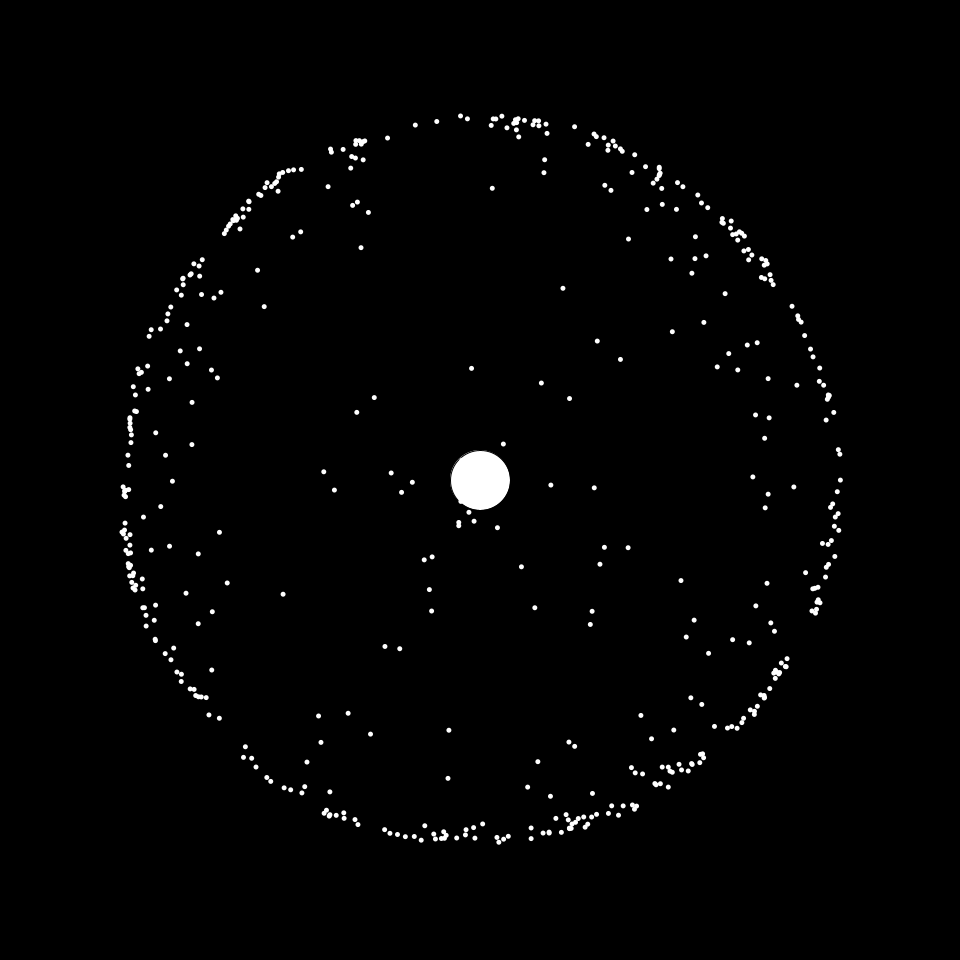
Frame 1 (no input)
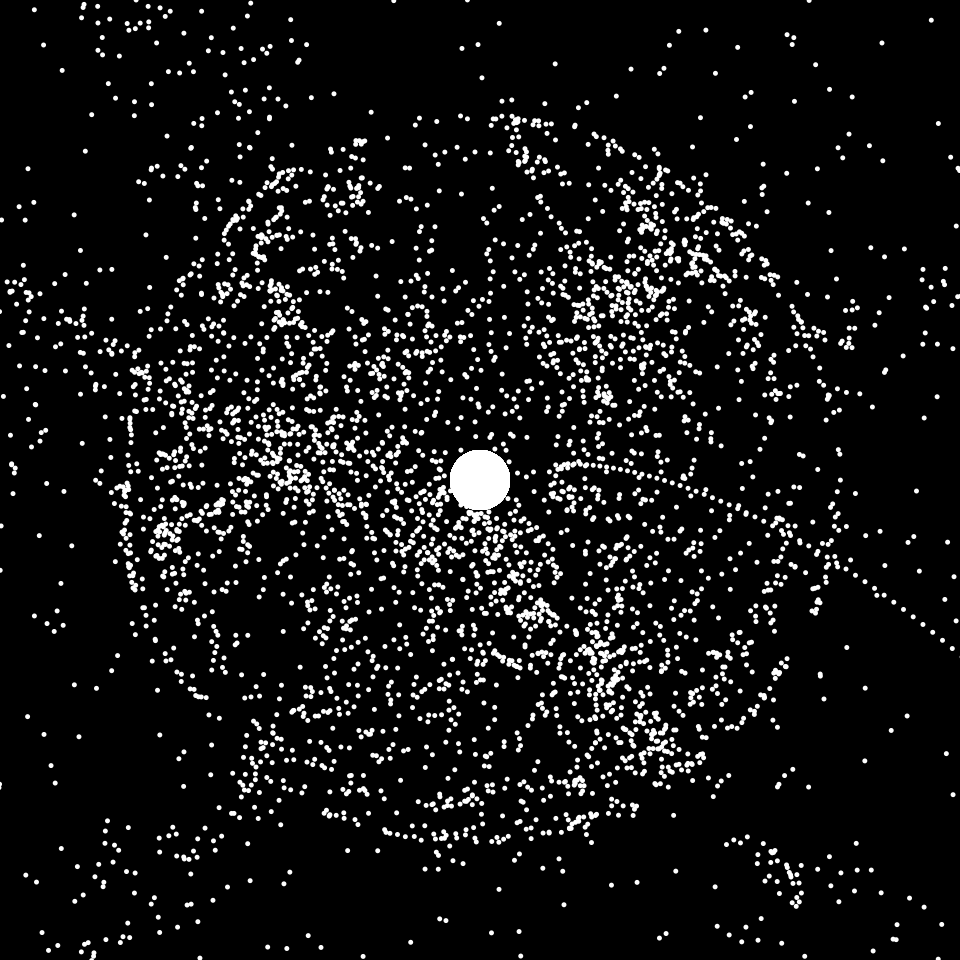
Frame 60 (the mouse pressed at the canvas centre just before this capture)
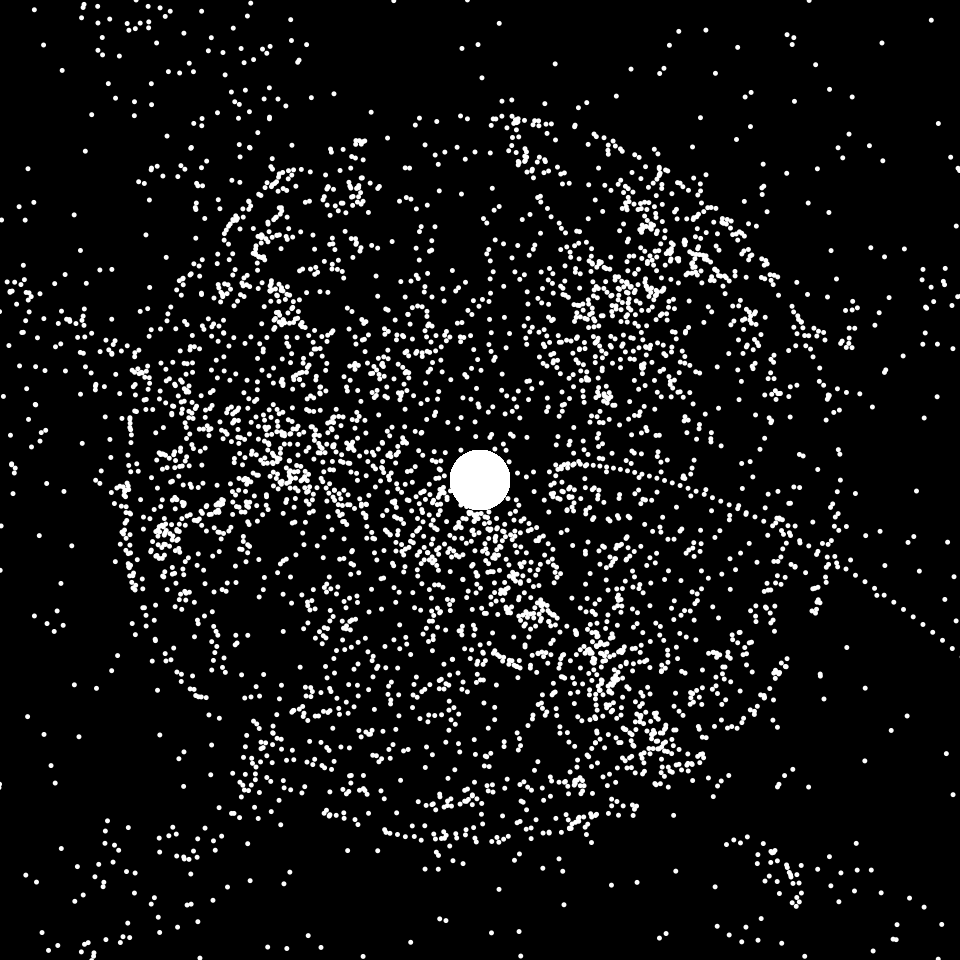
Frame 120 (the mouse held since frame 60 and released just before this capture)

The Processing sketch that drew these frames (run headless with seeded random() and noise(); from frame 60 on, the mouse is pressed at the canvas centre):

// Processing sketch: midterm_test6_1_2
// ── midterm_test6_1_2.pde
ArrayList<Dot> dots = new ArrayList<Dot>();
Attractor a;

float angle;
float r;

void setup() {
  size(960, 960);
  background(0);
  frameRate(5);

  for (int i=0; i<500; i++) {
    dots.add(new Dot(width/2, height/2, 5));
  }

  a = new Attractor (width/2, height/2, 60);
}

void draw() {
  a.display();
  
  for (Dot d : dots) {
    for (Dot otherd : dots){
      d.attract(otherd);
    }
    
    d.applyForce(a.attractionForce(d));
    d.update();
    //d.checkEdges();
    d.display();
  }
}

// ── Attractor.pde
class Attractor {
  float mass;
  PVector pos;

  Attractor(float x, float y, float _mass) {
    pos = new PVector (x, y);
    mass = _mass;
  }

  PVector attractionForce(Dot d) {
    PVector force = PVector.sub(pos, d.pos);
    float distance = force.mag();
    force.normalize();
    float g = 1;
    distance *= distance;
    //distance = constrain(distance, 5, 50);
    if (distance<2) {
      float forceMag = ( (mass * d.mass)/distance );
      force.mult(-forceMag/2);
    }
    return force;
  }

  void display() {
    fill(255);
    ellipse(pos.x, pos.y, 60, 60);
  }
}

// ── Dot.pde
class Dot {
  PVector pos, vel, acc;
  float mass;

  Dot(float x, float y, float m) {
    x = cos(angle)*r;
    y = sin(angle)*r;
    mass = m;
    r = 1.0*randomGaussian() + (width/2-100)*(1.0-pow(random(1.0), 7.0));
    angle = random(TWO_PI);

    pos = new PVector(x, y);
    vel = new PVector(0, 0);
    acc = new PVector(0, 0);
  }

  void applyForce(PVector force) {
    PVector f = PVector.div(force, mass);
    acc.add(f);
  }

  void update() {
    vel.add(acc);
    pos.add(vel);
    acc.mult(0);
  }
  
  void attract(Dot otherd) {
    PVector force = PVector.sub(pos, otherd.pos);
    float distance = force.mag();
    float angle = force.heading();
    
    if (distance < 200) {
      force.mult(-.03);
      //vector.mult(-0.1*sin(mass/10));
      applyForce(force);
    }
  }
  
  void checkEdges(){
    if(pos.x > 700-width/2){
      pos.x = 700;
    }
    if(pos.x < 100){
      pos.x = 100;
    }
    if(pos.y > 700-height/2){
      pos.y = 700;
    }
    if(pos.y < 100){
      pos.y = 100;
    }
  }
  
  void display() {
    fill(255);
    noStroke();
    ellipse(pos.x+width/2, pos.y+height/2, mass, mass);
  }
}
